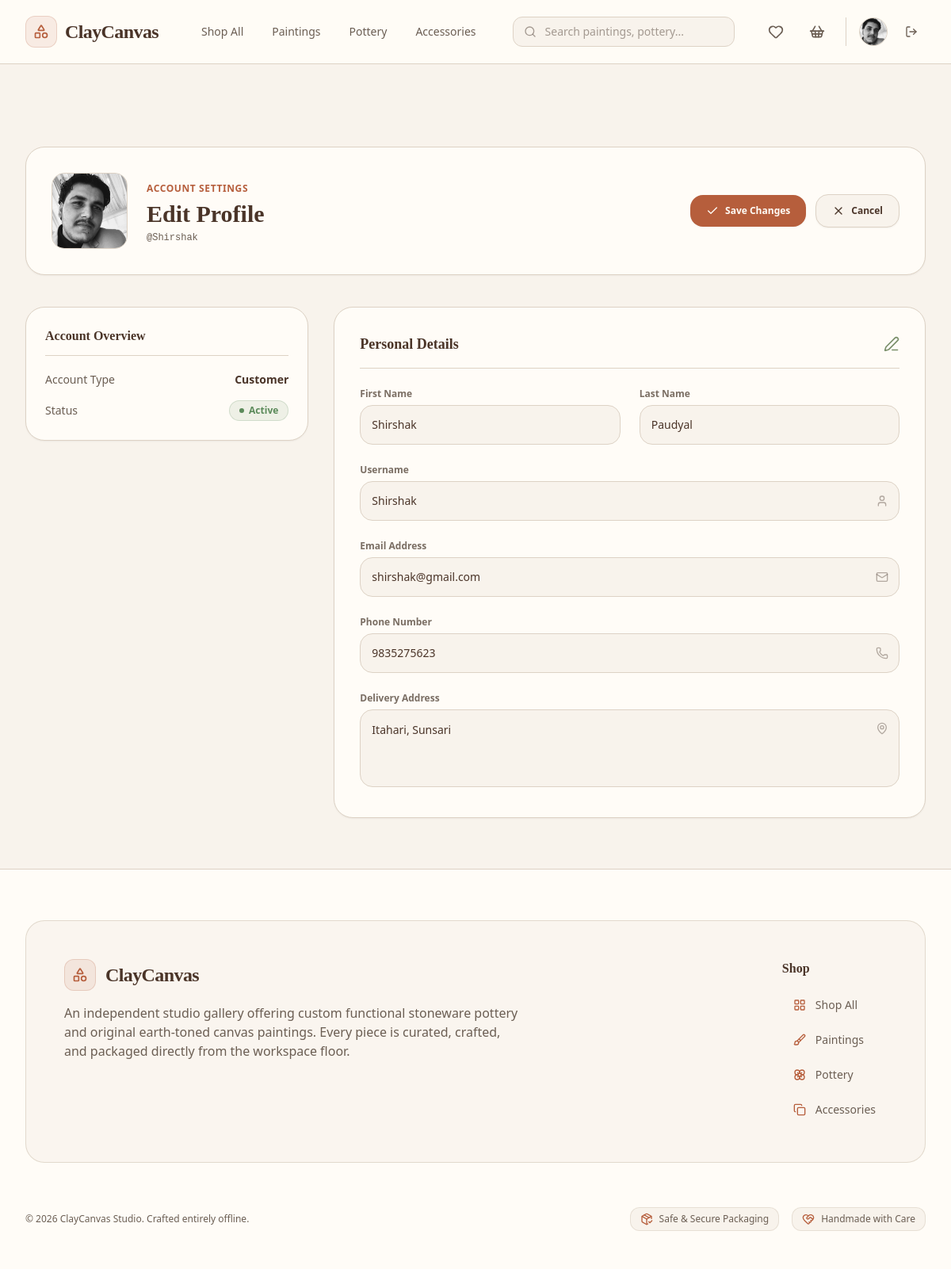
The page /profile/edit/ (signed in) on the database its author committed.
### cc_app/models.py (models this page shows, shortened)
class User(AbstractUser):
    phone = models.CharField(max_length=20, blank=True)
    address = models.TextField(blank=True)
    profile_picture = models.ImageField(upload_to='images/user/', blank=True, null=True)

### cc_app/views/profile_view.py (the view, shortened to what this page needs)
# urls.py: path('profile/edit/', edit_profile_view, name='edit_profile'),
@login_required
def edit_profile_view(request):
    errors = {}
    return render(request, 'main/edit_profile_page.html')

### cc_app/templates/main/edit_profile_page.html (shortened to what this page needs)
<!DOCTYPE html>
<html lang="en">
<head>
    {% load static %}
    <link href="{% static 'css/styles.css' %}" rel="stylesheet" />
</head>
<body class="bg-[#F8F3EC] text-[#6B5E53] font-sans min-h-screen flex flex-col antialiased selection:bg-[#B65E3C]/20 selection:text-[#B65E3C]">
    {% include 'components/_navbar.html' %}
    <main class="flex-grow max-w-7xl w-full mx-auto px-4 sm:px-6 lg:px-8 py-8 sm:py-12 lg:py-16">
        <form method="POST" enctype="multipart/form-data" class="space-y-8 sm:space-y-10">
            <div class="bg-[#FFFCF7] border border-[#DDD2C5] rounded-3xl p-6 sm:p-8 shadow-sm flex flex-col md:flex-row md:items-center justify-between gap-6">
                <div class="flex items-center gap-5 sm:gap-6">
                    <div class="relative w-20 h-20 sm:w-24 sm:h-24 shrink-0 group">
                        <div class="relative w-full h-full rounded-2xl bg-[#F8F3EC] border border-[#DDD2C5] overflow-hidden flex items-center justify-center text-[#6B5E53]/60 shadow-inner">
                            <div id="profile-preview-container" class="w-full h-full flex items-center justify-center">
                                {% if user.profile_picture %}
                                    <img id="profile-preview" src="{{ user.profile_picture.url }}" alt="{{ user.username }}" class="w-full h-full object-cover">
                                {% else %}
                                    <i id="profile-placeholder-icon" data-lucide="user" class="w-10 h-10 text-[#B65E3C]"></i>
                                    <img id="profile-preview" src="" alt="{{ user.username }}" class="w-full h-full object-cover hidden">
                                {% endif %}
                            </div>
                        </div>
                    </div>
                    <div class="space-y-1">
                        <span class="text-xs font-semibold uppercase tracking-wider text-[#B65E3C]">Account Settings</span>
                        <h1 class="text-2xl sm:text-3xl font-serif font-bold text-[#4A3428] leading-tight">Edit Profile</h1>
                        <p class="text-xs font-mono text-[#6B5E53]">@{{ user.username|default:"dummy_creator" }}</p>
                    </div>
                </div>
                <div class="flex flex-wrap items-center gap-3 pt-2 md:pt-0 border-t md:border-t-0 border-[#DDD2C5]">
                    <button type="submit" class="bg-[#B65E3C] hover:bg-[#94492F] text-[#FFFCF7] font-semibold py-3 px-5 rounded-2xl transition-all duration-200 text-xs flex items-center gap-2 shadow-sm hover:shadow">
                        <i data-lucide="check" class="w-4 h-4"></i>
                        <span>Save Changes</span>
                    </button>
                    <a href="/profile/" class="bg-[#F8F3EC] hover:bg-[#DDD2C5]/50 text-[#4A3428] font-semibold py-3 px-5 rounded-2xl transition-all duration-200 text-xs border border-[#DDD2C5] flex items-center gap-2 shadow-sm">
                        <i data-lucide="x" class="w-4 h-4"></i>
                        <span>Cancel</span>
                    </a>
                </div>
            </div>
            <div class="grid grid-cols-1 lg:grid-cols-3 gap-8 items-start">
                <div class="lg:col-span-1 space-y-6">
                    <div class="bg-[#FFFCF7] border border-[#DDD2C5] p-6 rounded-3xl shadow-sm space-y-5">
                        <h2 class="text-base font-serif font-bold text-[#4A3428] pb-3 border-b border-[#DDD2C5]">Account Overview</h2>
                        <div class="space-y-4 text-xs sm:text-sm">
                            <div class="flex items-center justify-between">
                                <span class="text-[#6B5E53]">Account Type</span>
                                <span class="font-semibold text-[#4A3428]">
                                    {% if user.is_staff %}Staff{% else %}Customer{% endif %}
                                </span>
                            </div>
                            <div class="flex items-center justify-between">
                                <span class="text-[#6B5E53]">Status</span>
                                <span class="inline-flex items-center gap-1.5 px-3 py-1 rounded-full text-xs font-semibold bg-[#5B8A5A]/10 text-[#5B8A5A] border border-[#5B8A5A]/20">
                                    <span class="w-1.5 h-1.5 rounded-full bg-[#5B8A5A]"></span>
                                    Active
                                </span>
                            </div>
                        </div>
                    </div>
                </div>
                <div class="lg:col-span-2 bg-[#FFFCF7] border border-[#DDD2C5] p-6 sm:p-8 rounded-3xl shadow-sm space-y-6">
                    <div class="flex items-center justify-between pb-4 border-b border-[#DDD2C5]">
                        <h2 class="text-lg font-serif font-bold text-[#4A3428]">Personal Details</h2>
                        <i data-lucide="edit-3" class="w-5 h-5 text-[#7A8F6A]"></i>
                    </div>
                    <div class="space-y-6">
                        <div class="grid grid-cols-1 sm:grid-cols-2 gap-6">
                            <div class="space-y-1.5">
                                <label for="first_name" class="text-xs font-semibold text-[#6B5E53]/90 block">First Name</label>
                                <input type="text" id="first_name" name="first_name" {% if data %}value="{{ data.first_name }}"{% else %}value="{{ user.first_name|default:'' }}" {% endif %} placeholder="Enter first name" class="w-full bg-[#F8F3EC] border border-[#DDD2C5] rounded-2xl p-3.5 text-sm text-[#4A3428] focus:outline-none focus:border-[#B65E3C] focus:ring-1 focus:ring-[#B65E3C] transition-all placeholder-[#6B5E53]/40">
                            </div>
                            <div class="space-y-1.5">
                                <label for="last_name" class="text-xs font-semibold text-[#6B5E53]/90 block">Last Name</label>
                                <input type="text" id="last_name" name="last_name" {% if data %}value="{{ data.last_name }}"{% else %}value="{{ user.last_name|default:'' }}" {% endif %} placeholder="Enter last name" class="w-full bg-[#F8F3EC] border border-[#DDD2C5] rounded-2xl p-3.5 text-sm text-[#4A3428] focus:outline-none focus:border-[#B65E3C] focus:ring-1 focus:ring-[#B65E3C] transition-all placeholder-[#6B5E53]/40">
                            </div>
                        </div>
                        <div class="space-y-1.5">
                            <label for="username" class="text-xs font-semibold text-[#6B5E53]/90 block">Username</label>
                            <div class="relative">
                                <input type="text" id="username" name="username" {% if data %}value="{{ data.username }}"{% else %}value="{{ user.username|default:'' }}" {% endif %} placeholder="Enter username" class="w-full bg-[#F8F3EC] border border-[#DDD2C5] rounded-2xl p-3.5 pr-10 text-sm text-[#4A3428] focus:outline-none focus:border-[#B65E3C] focus:ring-1 focus:ring-[#B65E3C] transition-all placeholder-[#6B5E53]/40">
                            </div>
                        </div>
                        <div class="space-y-1.5">
                            <label for="email" class="text-xs font-semibold text-[#6B5E53]/90 block">Email Address</label>
                            <div class="relative">
                                <input type="email" id="email" name="email" {% if data %}value="{{ data.email }}"{% else %}value="{{ user.email|default:'' }}" {% endif %} placeholder="Enter email address" class="w-full bg-[#F8F3EC] border border-[#DDD2C5] rounded-2xl p-3.5 pr-10 text-sm text-[#4A3428] focus:outline-none focus:border-[#B65E3C] focus:ring-1 focus:ring-[#B65E3C] transition-all placeholder-[#6B5E53]/40">
                            </div>
                        </div>
                        <div class="space-y-1.5">
                            <label for="phone" class="text-xs font-semibold text-[#6B5E53]/90 block">Phone Number</label>
                            <div class="relative">
                                <input type="text" id="phone" name="phone" {% if data %}value="{{ data.phone }}"{% else %}value="{{ user.phone|default:'' }}" {% endif %} placeholder="Enter phone number" class="w-full bg-[#F8F3EC] border border-[#DDD2C5] rounded-2xl p-3.5 pr-10 text-sm text-[#4A3428] focus:outline-none focus:border-[#B65E3C] focus:ring-1 focus:ring-[#B65E3C] transition-all placeholder-[#6B5E53]/40">
                            </div>
                        </div>
                        <div class="space-y-1.5">
                            <label for="address" class="text-xs font-semibold text-[#6B5E53]/90 block">Delivery Address</label>
                            <div class="relative">
                                <textarea id="address" name="address" rows="3" placeholder="Enter delivery address" class="w-full bg-[#F8F3EC] border border-[#DDD2C5] rounded-2xl p-3.5 pr-10 text-sm text-[#4A3428] focus:outline-none focus:border-[#B65E3C] focus:ring-1 focus:ring-[#B65E3C] transition-all placeholder-[#6B5E53]/40 resize-none leading-relaxed">{% if data %}{{ data.address }}{% else %}{{ user.address|default:'' }}{% endif %}</textarea>
                            </div>
                        </div>
                    </div>
                </div>
            </div>
        </form>
    </main>
    {% include 'components/_footer.html' %}
</body>
</html>

### cc_app/templates/components/_navbar.html (shortened to what this page needs)
<nav class="bg-[#FFFCF7]/95 backdrop-blur-md border-b border-[#DDD2C5] sticky top-0 z-50 shadow-xs">
    <div class="max-w-7xl mx-auto px-4 sm:px-6 lg:px-8">
        <div class="flex justify-between h-20 items-center gap-4">
            <div class="flex items-center gap-8 lg:gap-10">
                <a href="/" class="flex-shrink-0 flex items-center gap-2.5 group">
                    <div class="w-10 h-10 rounded-xl bg-[#B65E3C]/10 border border-[#B65E3C]/20 flex items-center justify-center text-[#B65E3C] group-hover:bg-[#B65E3C] group-hover:text-[#FFFCF7] transition-all duration-300">
                        <i data-lucide="shapes" class="w-5 h-5"></i>
                    </div>
                    <span class="text-2xl font-serif font-bold text-[#4A3428] tracking-tight">ClayCanvas</span>
                </a>
                <div class="hidden md:flex items-center space-x-1 lg:space-x-2 font-medium">
                    <a href="/products/" class="{% if request.path == '/products/' and not request.GET.category %}text-[#B65E3C] bg-[#B65E3C]/10 font-semibold{% else %}text-[#6B5E53] hover:text-[#B65E3C] hover:bg-[#F8F3EC]{% endif %} px-3.5 py-2 rounded-xl text-sm transition-all duration-200">Shop All</a>
                    <a href="/products/?category=paintings" class="{% if request.GET.category == 'paintings' %}text-[#B65E3C] bg-[#B65E3C]/10 font-semibold{% else %}text-[#6B5E53] hover:text-[#B65E3C] hover:bg-[#F8F3EC]{% endif %} px-3.5 py-2 rounded-xl text-sm transition-all duration-200">Paintings</a>
                    <a href="/products/?category=pottery" class="{% if request.GET.category == 'pottery' %}text-[#B65E3C] bg-[#B65E3C]/10 font-semibold{% else %}text-[#6B5E53] hover:text-[#B65E3C] hover:bg-[#F8F3EC]{% endif %} px-3.5 py-2 rounded-xl text-sm transition-all duration-200">Pottery</a>
                    <a href="/products/?category=accessories" class="{% if request.GET.category == 'accessories' %}text-[#B65E3C] bg-[#B65E3C]/10 font-semibold{% else %}text-[#6B5E53] hover:text-[#B65E3C] hover:bg-[#F8F3EC]{% endif %} px-3.5 py-2 rounded-xl text-sm transition-all duration-200">Accessories</a>
                </div>
            </div>
            <div class="hidden sm:block flex-1 max-w-md mx-4">
                <form action="/products/" method="GET" class="relative m-0">
                    <div class="absolute inset-y-0 left-0 pl-3.5 flex items-center pointer-events-none text-[#6B5E53]/60">
                    </div>
                    <input type="text" name="q" value="{{ request.GET.q|default:'' }}" placeholder="Search paintings, pottery..." class="block w-full pl-10 pr-4 py-2 border border-[#DDD2C5] rounded-xl bg-[#F8F3EC] text-sm text-[#4A3428] placeholder-[#6B5E53]/60 focus:outline-none focus:border-[#B65E3C] focus:bg-[#FFFCF7] focus:ring-2 focus:ring-[#B65E3C]/20 transition-all duration-200">
                </form>
            </div>
            <div class="flex items-center gap-2 sm:gap-3">
                {% if not request.user.is_staff %}
                    <a href="/wishlist/" class="w-10 h-10 rounded-xl flex items-center justify-center text-[#6B5E53] hover:text-[#B65E3C] hover:bg-[#F8F3EC] transition-all duration-200 relative">
                        <i data-lucide="heart" class="w-5 h-5"></i>
                    </a>
                    <a href="/cart/" class="w-10 h-10 rounded-xl flex items-center justify-center text-[#6B5E53] hover:text-[#B65E3C] hover:bg-[#F8F3EC] transition-all duration-200 relative">
                        <i data-lucide="shopping-basket" class="w-5 h-5"></i>
                    </a>
                {% endif %}
                {% if user.is_authenticated %}
                    <div class="flex items-center gap-3 border-l border-[#DDD2C5] pl-3 sm:pl-4 ml-1">
                        <a href="/profile/" class="block h-9 w-9 rounded-full overflow-hidden border border-[#DDD2C5] bg-[#F8F3EC] hover:border-[#B65E3C] transition-all duration-200 focus:outline-none shadow-xs">
                            {% if user.profile_picture %}
                                <img src="{{ user.profile_picture.url }}" alt="{{ user.username }}" class="h-full w-full object-cover">
                            {% else %}
                                <div class="h-full w-full flex items-center justify-center text-[#B65E3C] font-semibold text-xs bg-[#B65E3C]/10">
                                    {{ user.username|slice:":1"|upper }}
                                </div>
                            {% endif %}
                        </a>
                        <button type="button" onclick="openLogoutModal()" class="w-9 h-9 rounded-xl flex items-center justify-center text-[#6B5E53] hover:text-[#B4473A] hover:bg-[#B4473A]/10 transition-all duration-200 cursor-pointer" title="Log Out">
                            <i data-lucide="log-out" class="w-4 h-4"></i>
                        </button>
                    </div>
                {% endif %}
            </div>
        </div>
    </div>
</nav>

### rows shown on the page
User: profile_picture (picture), username "Shirshak", first_name "Shirshak", last_name "Paudyal", email "shirshak@gmail.com", phone "9835275623", address "Itahari, Sunsari"
